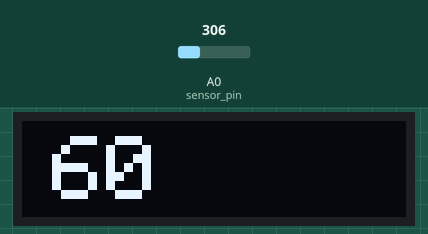
This sketch was run on a simulated Arduino Uno, built with avr-gcc and run on an emulated ATmega328P. Parts: 128×32 one-colour display. The inputs (shaded band) are chosen by the test bench; at power-on: A0 (sensor_pin) = 512. What the sketch prints to the serial monitor is not drawn.

1.5 s: A0 (sensor_pin) set to 306
Above: at 2.5 s.
Timing chart, 0 to 4.5 s (numbered marks = the images above; inputs shaded):
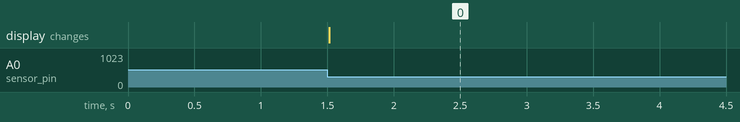

The sketch:

Strommaler.ino
```cpp
#include <SPI.h>
#include <Wire.h>
#include <Adafruit_GFX.h>
#include <Adafruit_SSD1306.h>

#define SCREEN_WIDTH 128 // OLED display width, in pixels
#define SCREEN_HEIGHT 32 // OLED display height, in pixels

// Declaration for an SSD1306 display connected to I2C (SDA, SCL pins)
#define OLED_RESET     4 // Reset pin # (or -1 if sharing Arduino reset pin)
Adafruit_SSD1306 display(SCREEN_WIDTH, SCREEN_HEIGHT, &Wire, OLED_RESET);

#define NUMFLAKES     10 // Number of snowflakes in the animation example

#define LOGO_HEIGHT   16
#define LOGO_WIDTH    16
static const unsigned char PROGMEM logo_bmp[] =
{ B00000000, B11000000,
  B00000001, B11000000,
  B00000001, B11000000,
  B00000011, B11100000,
  B11110011, B11100000,
  B11111110, B11111000,
  B01111110, B11111111,
  B00110011, B10011111,
  B00011111, B11111100,
  B00001101, B01110000,
  B00011011, B10100000,
  B00111111, B11100000,
  B00111111, B11110000,
  B01111100, B11110000,
  B01110000, B01110000,
  B00000000, B00110000 };

const unsigned int blink_per_kWh = 2000;
const unsigned int sampling_time = 30000;
const unsigned int on_treshold = 500;

const unsigned int sensor_pin = A0;

const unsigned int array_size = 200;
unsigned long blink_times[array_size];
unsigned long blink_time = 0;
unsigned int blinks = 0;

unsigned int powerconsumption;

unsigned long wait_for_blink(){
  while (true) {
    /*Serial.print("a: ");
    Serial.print(analogRead(sensor_pin));
    Serial.print("\n");*/
    if (analogRead(sensor_pin) > on_treshold) {
      while (analogRead(sensor_pin) > on_treshold){
        delay(1);
      }
      return millis();
    }
  }
}

void log_time(unsigned long time){
  Serial.print("Log!");
  bool done = false;
  unsigned int it = 0;
  while (!done) {
      if (blink_times[it] == 0 || it == array_size) {
        Serial.print("IT:");
        Serial.print(it);
        Serial.print("Time:");
        Serial.print(time);
        blink_times[it] = time;
        done = true;
      }
      it++;
  }
}

void remove_old_readings(){
  for (int i = 0; i < array_size; i++)
    if (blink_times[i] != 0 && millis()-blink_times[i]> sampling_time)
      blink_times[i] = 0;
}

unsigned int calculate_powerconsumtion() {
  blinks = 0;
  for (int i = 0; i < array_size; i++)
    if (blink_times[i] > 0)
      blinks++;
  Serial.print("Blinks: ");
  Serial.print(blinks);
  return blinks * (3600/(sampling_time/1000)) /(blink_per_kWh /1000);
}

void display_readings(){
  Serial.print("c: ");
  Serial.print( powerconsumption );
  Serial.print("\n");

  display.clearDisplay();

  display.setTextSize(3); // Draw 2X-scale text
  display.setTextColor(SSD1306_WHITE);
  display.setCursor(10, 5);
  display.println(powerconsumption);
  display.display();      // Show initial text
  //delay(100);
}


void setup() {
  for (int i = 0; i < array_size; i++)
    blink_times[i] = 0;
  Serial.begin(9600);

  // SSD1306_SWITCHCAPVCC = generate display voltage from 3.3V internally
  /*if(!display.begin(SSD1306_SWITCHCAPVCC, 0x3C)) { // Address 0x3C for 128x32
    Serial.println(F("SSD1306 allocation failed"));
    for(;;); // Don't proceed, loop forever
  }*/

  display.begin(SSD1306_SWITCHCAPVCC, 0x3C);

  /*
  // Show initial display buffer contents on the screen --
  // the library initializes this with an Adafruit splash screen.
  display.display();
  delay(200); // Pause for .2 seconds


*/
// Clear the buffer
  display.clearDisplay();
  // Draw a single pixel in white
  display.drawPixel(10, 0, SSD1306_WHITE);

  // Show the display buffer on the screen. You MUST call display() after
  // drawing commands to make them visible on screen!
  display.display();
  delay(200);
  // display.display() is NOT necessary after every single drawing command,
  // unless that's what you want...rather, you can batch up a bunch of
  // drawing operations and then update the screen all at once by calling
  // display.display(). These examples demonstrate both approaches...


}


void loop() {
  blink_time = wait_for_blink();
  remove_old_readings();
  log_time(blink_time);
  powerconsumption = calculate_powerconsumtion();

  display_readings();
  Serial.print("DONE!");
}
```

Measured:
- after the input at 1.5 s, the display: changes at once (image 0)
